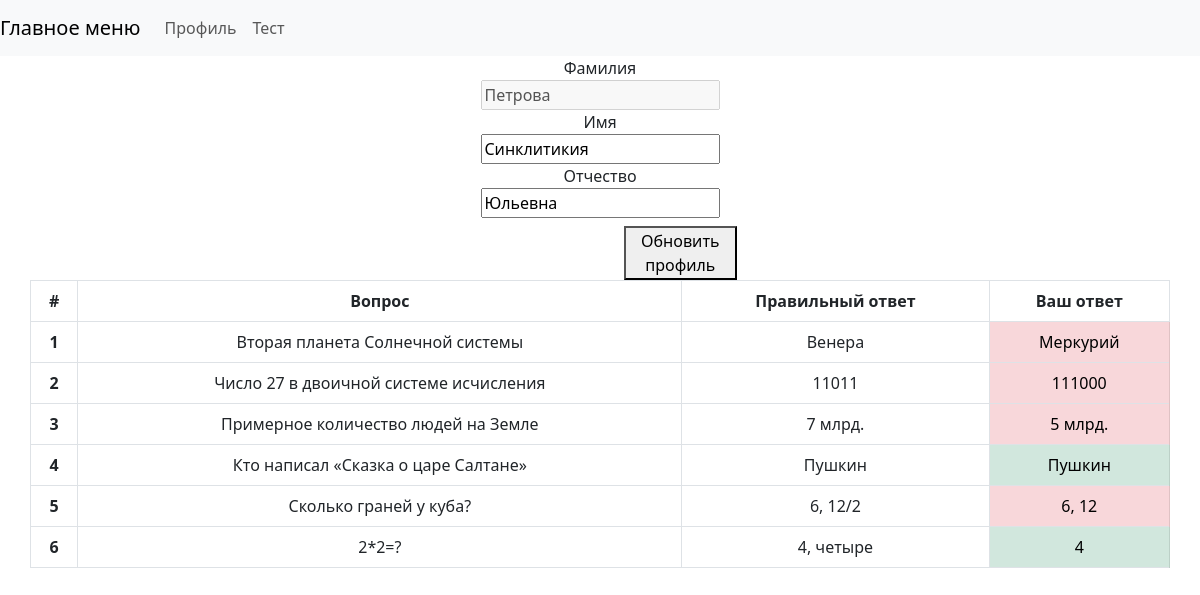
Page /profil (signed in) on the committed database.
### api/models.py (models this page shows, shortened)
class User(db.Model,UserMixin):
    __tablename__ = 'user'
    id = db.Column(db.Integer, primary_key=True)
    fam = db.Column(db.String(120), nullable=False, unique=True)
    im = db.Column(db.String(120), nullable=False)
    ot = db.Column(db.String(120), nullable=False)
    password = db.Column(db.String(15),nullable=False)
    answer = db.relationship('UserAnswer', backref='user', lazy=True)
    is_test = db.Column(db.Boolean, nullable=False)
    is_admin = db.Column(db.Boolean, nullable=False)

class Test(db.Model):
    __tablename__ = 'test'
    id = db.Column(db.Integer, primary_key=True)
    text = db.Column(db.String(120), nullable=False, unique=True)
    answer = db.relationship('Answer', secondary=test_answer, lazy='subquery',backref=db.backref('test_answer', lazy=True))
    is_many_answer = db.Column(db.Boolean, nullable=False)
    test = db.relationship("UserAnswer", backref="test", lazy='dynamic')

class Answer(db.Model):
    __tablename__ = 'answer'
    id = db.Column(db.Integer, primary_key=True)
    num = db.Column(db.Integer, nullable=False)
    text = db.Column(db.String(120), nullable=False)
    is_right = db.Column(db.Boolean, nullable=False)

### api/core/blueprint/profil.py (the view)
@profil_bp.route("/profil")
def profil():
    if not current_user.is_authenticated:
        return redirect("/")
    result = ResultTest.result()
    return render_template("profil.html",user=current_user,result=result)

### api/__init__.py (called while the page is built)
@login_manager.user_loader
def load_user(user_id):
    return db.session.query(User).get(int(user_id))

### api/core/result_user_answer.py (called while the page is built)
    def get_answer(self):
        return db.session.query(UserAnswer).filter_by(user_id=current_user.id).all()

    def create(self):
        for answer in self.answer:
            self.insert(answer)
        return self.table

    def insert(self,answer):
        table_ord = OrderedDict()
        right = set()
        user_answer = set()
        is_right = set()
        for ans in answer.answer:
            test = ans.test_answer[0]
            table_ord['test_text'] = test.text
            is_right.add(ans.is_right)
            answers_right = db.session.query(Answer_md).select_from(join(Answer_md,Test,Test.answer))\
                .filter(Answer_md.is_right==True,Test.id==test.id).all()
            for ans_right in answers_right:
                right.add(ans_right.text)
            table_ord['test_right'] = ', '.join(right)
            user_answer.add(ans.text)
        table_ord['user_answer'] = ', '.join(user_answer)
        table_ord['is_right'] = True if is_right == {True} else False
        self.table.append(table_ord)

    @staticmethod
    def result():
        answer = Answer()
        result_answer = answer.get_answer()
        table = Table(result_answer)
        return table.create()

### api/templates/profil.html (shortened to what this page needs)
<!doctype html>
<html lang="en">
<head>
    <link href="https://cdn.jsdelivr.net/npm/bootstrap@5.3.0-alpha3/dist/css/bootstrap.min.css" rel="stylesheet"
>
</head>
<body>
    <nav class="navbar navbar-expand-lg navbar-light bg-light">
        <a class="navbar-brand" href="/">Главное меню</a>
        <div class="collapse navbar-collapse" id="navbarSupportedContent">
            <ul class="navbar-nav mr-auto">
                <li class="nav-item">
                    <a class="nav-link" href="{{ url_for('profil.profil')}}">Профиль</a>
                </li>
                {% if not user.is_admin %}
                <li class="nav-item">
                    <a class="nav-link" href="{{ url_for('test.index')}}">Тест</a>
                </li>
                {% endif %}
            </ul>
        </div>
    </nav>
    <div class="container text-center">
        <div class="row">
            <div class="col-md-6 offset-md-3">
                <div><label>Фамилия</label></div>
                <input type="text" value={{ user.fam }} disabled="disabled">
            </div>
            <div class="col-md-6 offset-md-3">
                <div> <label>Имя</label></div>
                <input type="text"
                       {% if user.im|length > 1 %}
                       value={{ user.im }}
                        {% else %}
                        value=""
                        {% endif %}
                    id="im">
            </div>
            <div class="col-md-6 offset-md-3">
                <div><label>Отчество</label></div>
                <input type="text"
                       {% if user.ot|length > 1 %}
                       value={{ user.ot }}
                        {% else %}
                        value=""
                        {% endif %}
                               id="ot">
            </div>
            <div class="col-md-6 offset-md-6 pt-2">
                <div class="container">
                    <div class="row">
                        <div class="col-md-3 ">
                            <button onclick="update_user()">Обновить профиль</button>
                        </div>
                    </div>
                </div>
            </div>
            {% if result %}
            <table class="table table-bordered">
                <thead>
                    <tr>
                        <th scope="col">#</th>
                        <th scope="col">Вопрос</th>
                        <th scope="col">Правильный ответ</th>
                        <th scope="col">Ваш ответ</th>
                    </tr>
                </thead>
                <tbody>
                    {% for res in result %}
                    <tr>
                        <th scope="row">{{ loop.index }}</th>
                        <td>{{ res.test_text }}</td>
                        <td>{{ res.test_right }}</td>
                        <td {% if res.is_right==True %} class="table-success" {% else %} class="table-danger" {% endif
                            %}>{{ res.user_answer }}</td>
                    </tr>
                    {% endfor %}
                </tbody>
            </table>
            {% endif %}
        </div>
    </div>
</body>
</html>

### rows in the picture
User: fam "Петрова", im "Синклитикия", ot "Юльевна"
Test: test_text "Вторая планета Солнечной системы"
Answer: test_right "Венера"
Answer: user_answer "Меркурий"
Test: test_text "Число 27 в двоичной системе исчисления"
Answer: test_right "11011"
Answer: user_answer "111000"
Test: test_text "Примерное количество людей на Земле"
Answer: test_right "7 млрд."
Answer: user_answer "5 млрд."
Test: test_text "Кто написал «Сказка о царе Салтане»"
Answer: test_right "Пушкин", user_answer "Пушкин"
Test: test_text "Сколько граней у куба?", test_right "6, 12/2", user_answer "6, 12"
Test: test_text "2*2=?", test_right "4, четыре", user_answer "4"
